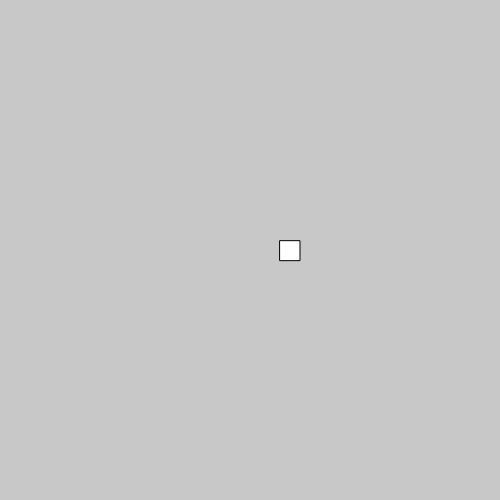
Frame 1 (no input)
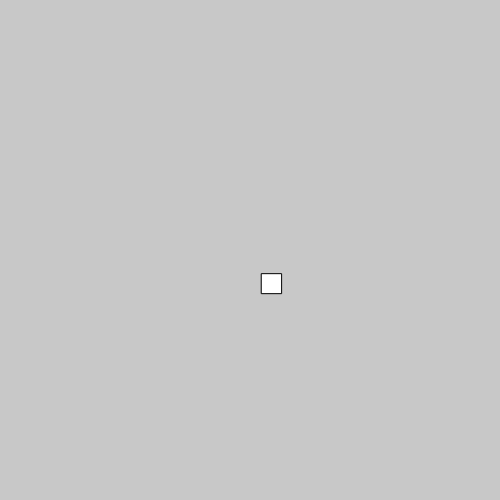
Frame 60 (no input)
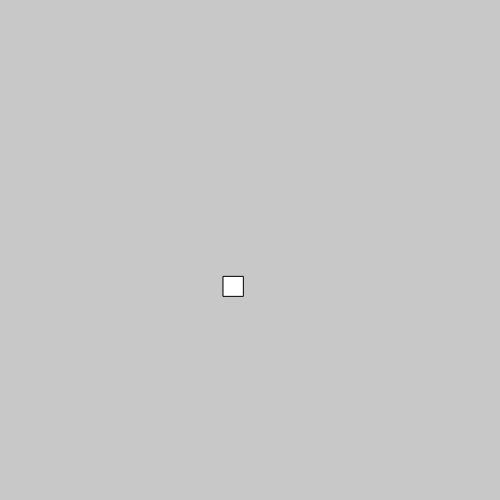
Frame 120 (the mouse pressed at the canvas centre since frame 60)

The p5.js sketch that drew these frames (run headless with seeded random() and noise() and a simulated clock; from frame 60 on, the mouse is pressed at the canvas centre):

// p5.js sketch
// ── sketch.js

function setup() { 
  createCanvas(500,500);
} 



  function draw() {
    background(200);
    rectMode(CENTER);
    translate(width / 2, height / 2);
    translate(p5.Vector.fromAngle(millis() / 1000, 40));
    rect(0, 0, 20, 20);
  }
  
